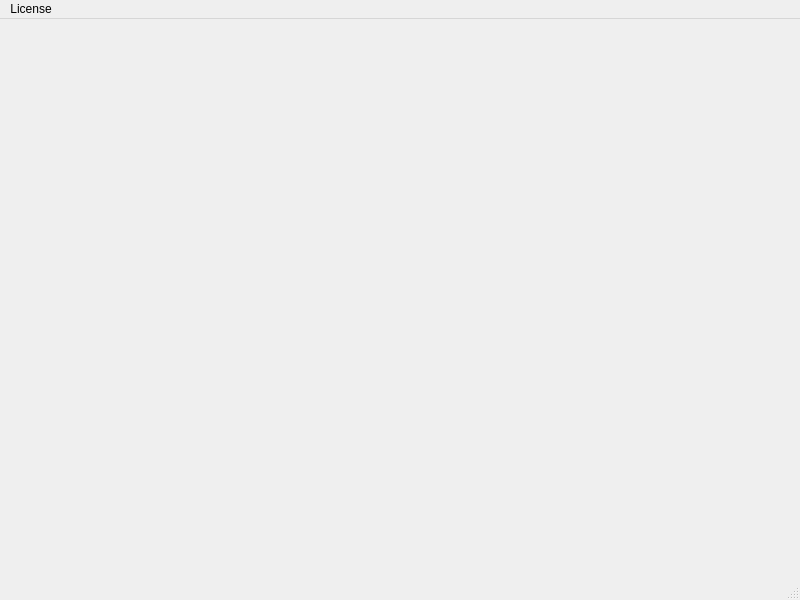
<?xml version="1.0" encoding="UTF-8"?>
<ui version="4.0">
 <class>MainWindow</class>
 <widget class="QMainWindow" name="MainWindow">
  <property name="geometry">
   <rect>
    <x>0</x>
    <y>0</y>
    <width>800</width>
    <height>600</height>
   </rect>
  </property>
  <property name="windowTitle">
   <string>Pose estimation</string>
  </property>
  <widget class="QWidget" name="centralwidget">
   <layout class="QVBoxLayout" name="verticalLayout">
    <item>
     <widget class="QStackedWidget" name="stackedWidget"/>
    </item>
   </layout>
  </widget>
  <widget class="QMenuBar" name="menubar">
   <property name="geometry">
    <rect>
     <x>0</x>
     <y>0</y>
     <width>800</width>
     <height>22</height>
    </rect>
   </property>
   <widget class="QMenu" name="menuLicense">
    <property name="title">
     <string>License</string>
    </property>
    <addaction name="actionQt"/>
    <addaction name="actionReadMe"/>
    <addaction name="actionContactMe"/>
   </widget>
   <addaction name="menuLicense"/>
  </widget>
  <widget class="QStatusBar" name="statusbar"/>
  <action name="actionQt">
   <property name="text">
    <string>Qt</string>
   </property>
  </action>
  <action name="actionReadMe">
   <property name="text">
    <string>Read me</string>
   </property>
  </action>
  <action name="actionContactMe">
   <property name="text">
    <string>Contact me</string>
   </property>
  </action>
 </widget>
 <resources/>
 <connections/>
</ui>
